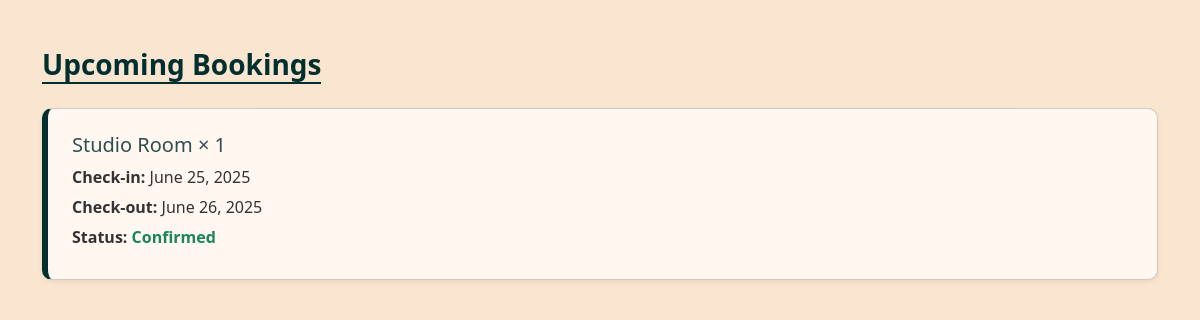
/customer/bookings/upcoming/ (signed in), run on an earlier commit of the app's database.
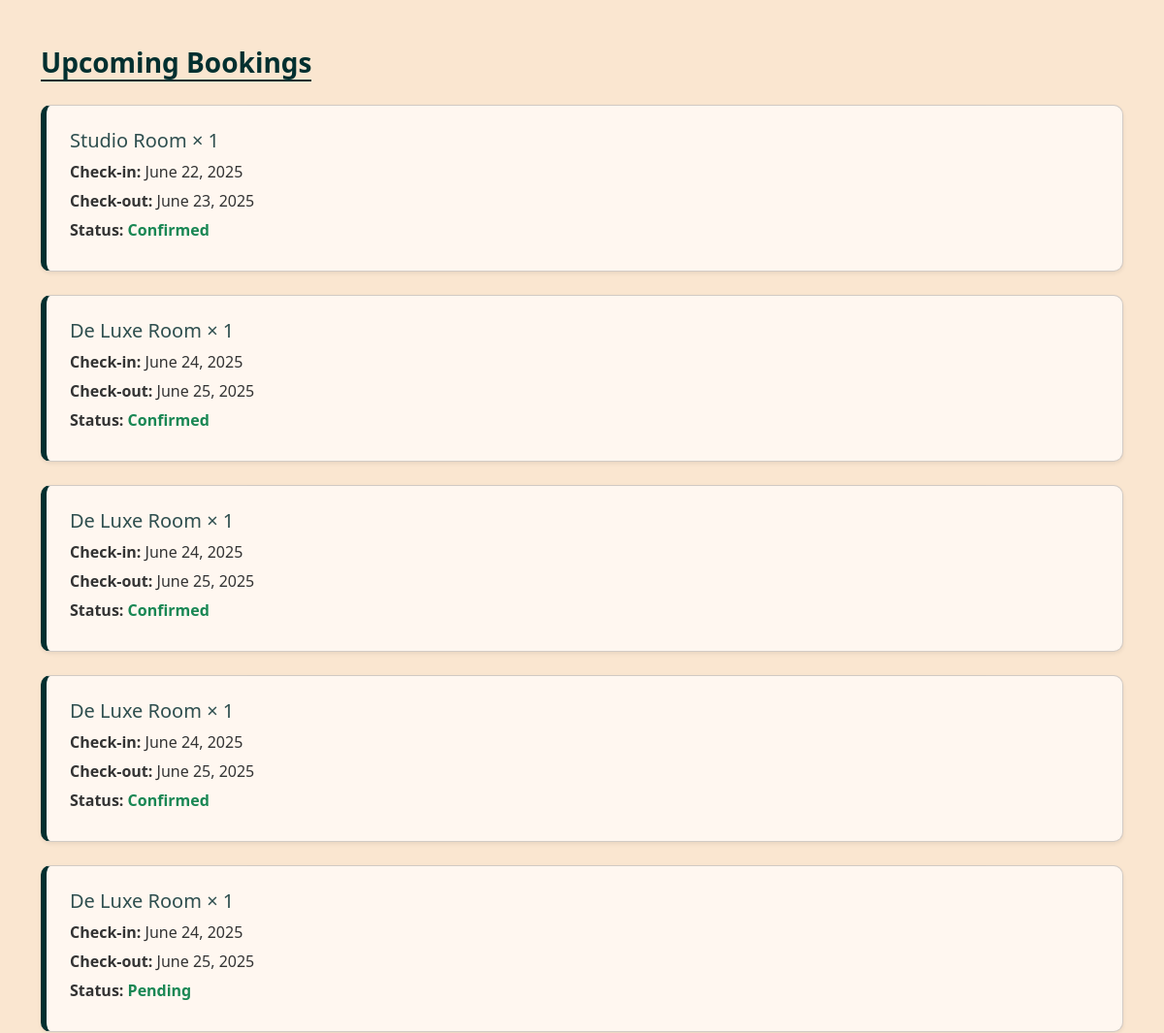
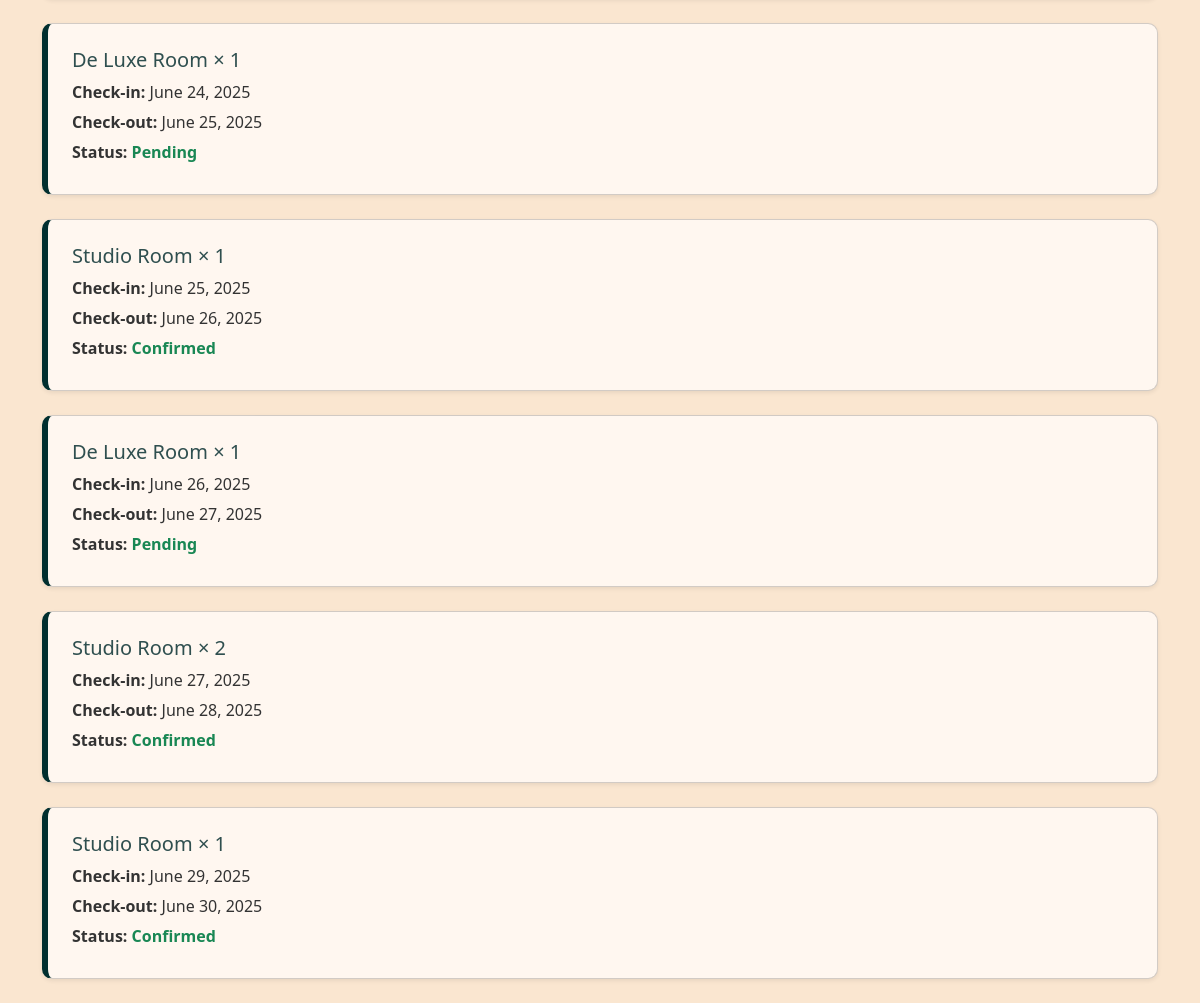
And on a later commit of the database (2 pictures, top to bottom).
### useraccount/models.py (models this page shows, shortened)
class Booking(models.Model):
    STATUS_CHOICES = (
        ('Pending', 'Pending'),
        ('Confirmed', 'Confirmed'),
        ('Cancelled', 'Cancelled'),
    )
    user = models.ForeignKey(User, on_delete=models.CASCADE)
    room_type = models.ForeignKey(RoomType, on_delete=models.CASCADE)
    quantity = models.PositiveIntegerField(default=1)
    check_in = models.DateField()
    check_out = models.DateField()
    guests = models.IntegerField()
    status = models.CharField(max_length=20, choices=STATUS_CHOICES, default='Pending')
    booked_on = models.DateTimeField(auto_now_add=True)
    amount = models.DecimalField(max_digits=10, decimal_places=2, null=True, blank=True)

class RoomType(models.Model):
    name = models.CharField(max_length=100)
    description = models.TextField()
    price_per_night = models.DecimalField(max_digits=8, decimal_places=2)
    capacity = models.IntegerField()
    features = models.TextField()
    image = models.ImageField(upload_to='room_images/')
    is_available = models.BooleanField(default=True)

### customer/views.py (the view)
# urls.py: path('bookings/upcoming/', views.upcoming_bookings, name='upcomingbookings'),
@login_required
def upcoming_bookings(request):
    today = date.today()
    bookings = Booking.objects.filter(user=request.user, check_in__gte=today).order_by('check_in')
    return render(request, 'upcomingbooking.html', {'bookings': bookings})

### customer/templates/upcomingbooking.html (shortened to what this page needs)
<!doctype html>
<html lang="en">
    <head>
        <link
            href="https://cdn.jsdelivr.net/npm/bootstrap@5.3.2/dist/css/bootstrap.min.css"
            rel="stylesheet"
        />
    </head>
    <body>
        <div class="container mt-5">
            <h3 class="section-title mb-4">Upcoming Bookings</h3>
            {% if bookings %}
            {% for booking in bookings %}
                <div class="card booking-card mb-4 shadow-sm p-4">
                <h5>{{ booking.room_type.name }} × {{ booking.quantity }}</h5>
                <p><strong>Check-in:</strong> {{ booking.check_in }}</p>
                <p><strong>Check-out:</strong> {{ booking.check_out }}</p>
                <p><strong>Status:</strong> <span class="status-text">{{ booking.status }}</span></p>
                </div>
            {% endfor %}
            {% else %}
            <div class="no-booking">
                <p>No upcoming bookings.</p>
            </div>
            {% endif %}
        </div>
    </body>
</html>

What changed in the data, as far as the page shows it:
added Booking: room_type.name "Studio Room", quantity "1", check_in "June 22, 2025", check_out "June 23, 2025", status "Confirmed"
added Booking: room_type.name "De Luxe Room", quantity "1", check_in "June 24, 2025", check_out "June 25, 2025", status "Confirmed"
added Booking: room_type.name "De Luxe Room", quantity "1", check_in "June 24, 2025", check_out "June 25, 2025", status "Confirmed"
added Booking: room_type.name "De Luxe Room", quantity "1", check_in "June 24, 2025", check_out "June 25, 2025", status "Confirmed"
added Booking: room_type.name "De Luxe Room", quantity "1", check_in "June 24, 2025", check_out "June 25, 2025", status "Pending"
added Booking: room_type.name "De Luxe Room", quantity "1", check_in "June 24, 2025", check_out "June 25, 2025", status "Pending"
added Booking: room_type.name "De Luxe Room", quantity "1", check_in "June 26, 2025", check_out "June 27, 2025", status "Pending"
added Booking: room_type.name "Studio Room", quantity "2", check_in "June 27, 2025", check_out "June 28, 2025", status "Confirmed"
added Booking: room_type.name "Studio Room", quantity "1", check_in "June 29, 2025", check_out "June 30, 2025", status "Confirmed"
